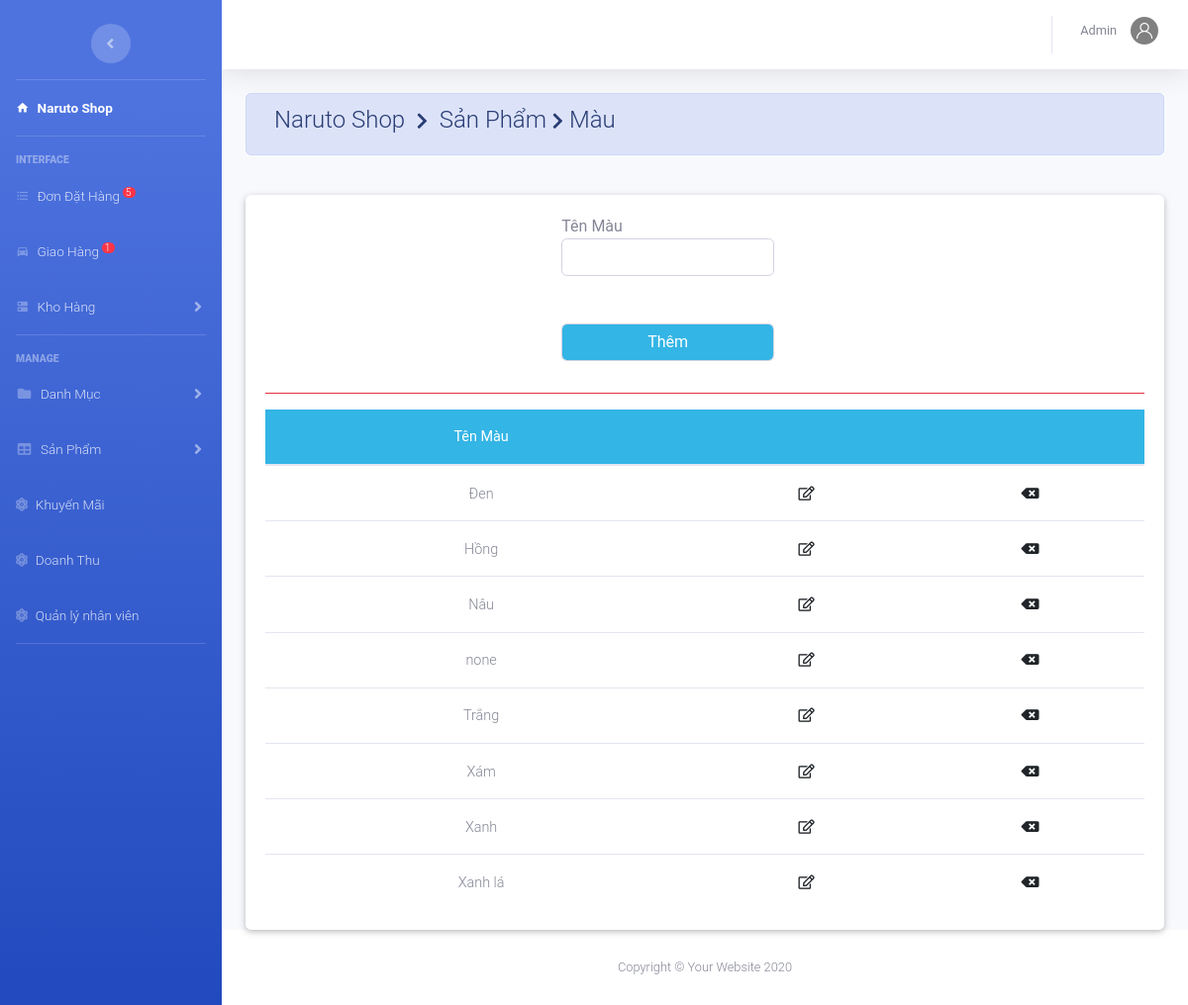
Screenshot of /admin/index.php?action=mau&view=them (signed in) with the database file from the repository.
### tables this page shows
CREATE TABLE IF NOT EXISTS `mau` (
  `MaMau` varchar(50) NOT NULL DEFAULT 'none',
  PRIMARY KEY (`MaMau`)
);

### admin/mau/mau.php (the view, shortened to what this page needs)
<?php
	$sql="select * from Mau ";
	$rs=mysqli_query($conn,$sql);
?>
<div class="container-fluid">
	<div class=" alert alert-primary">
	  <h4 class="page-title">
	     Naruto Shop &#160;<i class="fas fa-chevron-right" style="font-size: 18px"></i>&#160; Sản Phẩm&#160;<i class="fas fa-chevron-right" style="font-size: 18px"></i>&#160;Màu </h4>
	</div><br>
<div class="card">
		<div class="card-body">
<?php include_once('main.php')?>
<table class="table table-hover m-auto text-center" style="font-size: 13px;">
	<thead class="badge-info">
		<tr>
			<th>Tên Màu</th><th colspan="2"></th>
		</tr>
	</thead>
	<tbody>
 <?php $so=0;
	 while ($row=mysqli_fetch_array($rs)) { ?>
		<tr>
			<td><?php echo $row['MaMau']; ?></td>
			<td><a href="index.php?action=mau&view=suamau&mamau=<?php echo $row['MaMau']; ?>" ><i class="far fa-edit"></i></a></td>
			<td><a href="mau/main.php?view=xoamau&mamau=<?php echo $row['MaMau']; ?>" ><i class="fas fa-backspace"></i></a></td>
		</tr>
 <?php	} ?>
	</tbody>
</table>
</div></div></div>

### rows the page displays
mau: MaMau "Đen"
mau: MaMau "Hồng"
mau: MaMau "Nâu"
mau: MaMau "none"
mau: MaMau "Trắng"
mau: MaMau "Xám"
mau: MaMau "Xanh"
mau: MaMau "Xanh lá"

### other values shown
$dem "5"
$dem "1"
$nv['TenNV'] "Admin"
